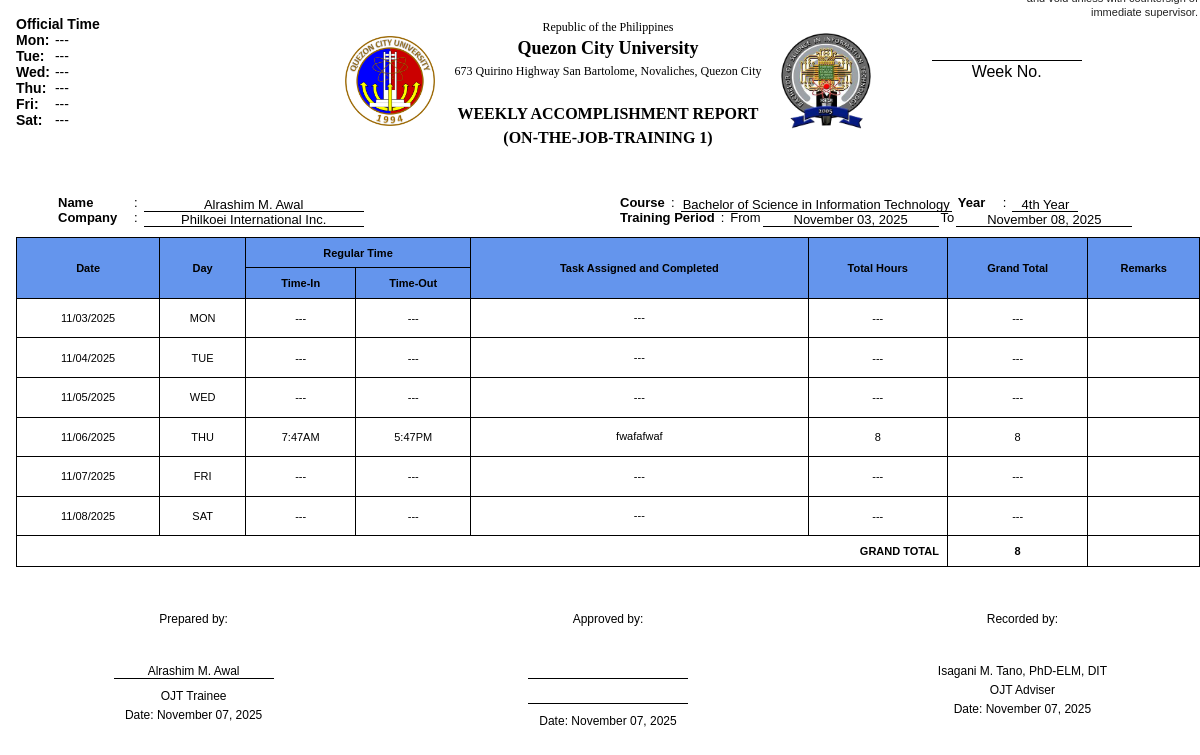
Screenshot of /php/viewform.php (signed in) with the database file from the repository.
### tables this page shows
CREATE TABLE `weekly_accomplishments` (
  `id` int(11) NOT NULL,
  `users_user_id` int(11) DEFAULT NULL,
  `date_record` date NOT NULL,
  `time_in` varchar(10) NOT NULL,
  `time_out` varchar(10) NOT NULL,
  `task_completed` text NOT NULL,
  `total_hours` decimal(5,2) DEFAULT 0.00,
  `grand_total` decimal(5,2) DEFAULT 0.00,
  `total` decimal(10,2) NOT NULL DEFAULT 0.00,
  `last_updated_at` datetime DEFAULT NULL
);

CREATE TABLE `student_info` (
  `student_id` int(11) NOT NULL,
  `users_user_id` int(11) NOT NULL,
  `student_fn` varchar(100) DEFAULT NULL,
  `student_mi` varchar(255) DEFAULT NULL,
  `student_ln` varchar(100) DEFAULT NULL,
  `student_course` varchar(50) DEFAULT '',
  `student_year` varchar(10) DEFAULT '',
  `company_name` varchar(100) DEFAULT '',
  `profile_picture` longblob DEFAULT NULL,
  `profile_picture_type` varchar(50) DEFAULT '',
  `created_at` timestamp NOT NULL DEFAULT current_timestamp(),
  `updated_at` timestamp NOT NULL DEFAULT current_timestamp() ON UPDATE current_timestamp()
);

### php/viewform.php (the view, shortened to what this page needs)
<?php
require_once "db.php";
$user_id = $_SESSION["user_id"];
$selectedWeek = isset($_GET["week"]) ? intval($_GET["week"]) : 0;
$selectedYear = isset($_GET["year"]) ? intval($_GET["year"]) : date('Y');
$approvedName = isset($_GET["approved_name"]) ? trim($_GET["approved_name"]) : '';
$approvedTitle = isset($_GET["approved_title"]) ? trim($_GET["approved_title"]) : '';
if ($selectedWeek === 0) {
    $selectedWeek = intval(date('W'));
    $selectedYear = intval(date('Y'));
}
$dateTime = new DateTime();
$dateTime->setISODate($selectedYear, $selectedWeek);
$monday = clone $dateTime;
$saturday = clone $dateTime;
$saturday->modify('+5 days');
$weekDates = [
    'MON' => $monday->format('Y-m-d'),
    'TUE' => (clone $monday)->modify('+1 day')->format('Y-m-d'),
    'WED' => (clone $monday)->modify('+2 days')->format('Y-m-d'),
    'THU' => (clone $monday)->modify('+3 days')->format('Y-m-d'),
    'FRI' => (clone $monday)->modify('+4 days')->format('Y-m-d'),
    'SAT' => (clone $monday)->modify('+5 days')->format('Y-m-d'),
];
$days = ['MON', 'TUE', 'WED', 'THU', 'FRI', 'SAT'];
$trainingFrom = $monday->format('F d, Y');
$trainingTo = $saturday->format('F d, Y');
$sql = "SELECT student_fn, student_mi, student_ln, company_name, student_course, student_year
    FROM student_info WHERE users_user_id = ?";
$stmt = $conn->prepare($sql);
$stmt->bind_param("i", $user_id);
$stmt->execute();
$result = $stmt->get_result();
$student = $result->fetch_assoc();
$name = "";
if (!empty($student)) {
    $name = $student['student_fn'];
    if (!empty($student['student_mi'])) {
        $name .= " " . strtoupper(substr($student['student_mi'], 0, 1)) . ".";
    }
    $name .= " " . $student['student_ln'];
}
$officialTimes = [
    'MON' => '',
    'TUE' => '',
    'WED' => '',
    'THU' => '',
    'FRI' => '',
    'SAT' => ''
];
$startDate = $weekDates['MON'];
$endDate = $weekDates['SAT'];
$officialSql = "SELECT ot.day_date, ot.day_time, ot.created_at
                FROM official_time ot
                WHERE ot.users_user_id = ?
                  AND (
                    (ot.day_date REGEXP '^[0-9]{4}-[0-9]{2}-[0-9]{2}$' AND ot.day_date BETWEEN ? AND ?) OR
                    (NOT (ot.day_date REGEXP '^[0-9]{4}-[0-9]{2}-[0-9]{2}$') AND ot.created_at BETWEEN ? AND ?)
                  )
                ORDER BY COALESCE(ot.day_date, ot.created_at) DESC";
$rows = [];
if ($ot = $conn->prepare($officialSql)) {
    $ot->bind_param('issss', $user_id, $startDate, $endDate, $startDate, $endDate);
    $ot->execute();
    $result = $ot->get_result();
    while ($r = $result->fetch_assoc()) $rows[] = $r;
} else {
    error_log("Failed to prepare officialSql: " . $conn->error);
}
foreach ($rows as $row) {
    $raw = trim($row['day_date']);
    $day = '';
    if (preg_match('/^[0-9]{4}-[0-9]{2}-[0-9]{2}$/', $raw)) {
        $dt = strtotime($raw);
        if ($dt === false) continue;
        $dateStr = date('Y-m-d', $dt);
        if ($dateStr < $startDate || $dateStr > $endDate) continue;
        $day = strtoupper(substr(date('D', $dt), 0, 3));
    } else {
        if ($raw !== '') {
            if (preg_match('/[0-9]/', $raw)) {
                $try = strtotime($raw);
                if ($try !== false) {
                    $dateStr = date('Y-m-d', $try);
                    if ($dateStr >= $startDate && $dateStr <= $endDate) {
                        $day = strtoupper(substr(date('D', $try), 0, 3));
                    } else {
                        $day = strtoupper(substr($raw, 0, 3));
                    }
                } else {
                    $day = strtoupper(substr($raw, 0, 3));
                }
            } else {
                $day = strtoupper(substr($raw, 0, 3));
            }
        }
    }
    if (array_key_exists($day, $officialTimes)) {
        $officialTimes[$day] = $row['day_time'];
    } else {
        error_log("Unmapped official_time row: raw='{$row['day_date']}', mapped='$day'");
    }
}
$sumGrandTotal = 0;
$entriesByDay = array_fill_keys($days, null);
$weeklySql = "SELECT wa.*
              FROM weekly_accomplishments wa
              WHERE wa.users_user_id = ?
              AND YEAR(wa.date_record) = ?
              AND WEEK(wa.date_record, 1) = ?
              ORDER BY wa.date_record ASC";
if ($stmt = $conn->prepare($weeklySql)) {
    $stmt->bind_param("iii", $user_id, $selectedYear, $selectedWeek);
    $stmt->execute();
    $result = $stmt->get_result();
    while ($row = $result->fetch_assoc()) {
        $dayDate = new DateTime($row['date_record']);
        $day = strtoupper($dayDate->format('D'));
        if (!empty($row['time_in']) && !empty($row['time_out'])) {
            $timeIn = strtotime($row['time_in']);
            $timeOut = strtotime($row['time_out']);
            $totalHours = ($timeOut - $timeIn) / 3600;
            $intHours = (int) floor($totalHours);
            if ($intHours > 8) $intHours = 8;
            $row['total_hours'] = $intHours;
            $row['grand_total'] = $row['total_hours'];
            $sumGrandTotal += $row['grand_total'];
        } else {
            $row['total_hours'] = 0;
            $row['grand_total'] = 0;
        }
        $entriesByDay[$day] = $row;
    }
} else {
    error_log("Failed to prepare statement: " . $conn->error);
}
function safe($v) { return htmlspecialchars((string)$v ?? '', ENT_QUOTES, 'UTF-8'); }
function formatTime($time) {
    if ($time === null || empty($time) || $time === '00:00:00' || $time === 'null') {
        return '---';
    }
    return date('g:iA', strtotime($time));
}
?>
<?php
$isAjax = isset($_SERVER['HTTP_X_REQUESTED_WITH']) && strtolower($_SERVER['HTTP_X_REQUESTED_WITH']) === 'xmlhttprequest';
if (!$isAjax): ?>
<!DOCTYPE html>
<html>
<head>
    <link rel="stylesheet" href="css/viewform.css?v=<?php echo time(); ?>">
</head>
<body>
<?php endif; ?>
<?php $isPrint = isset($_GET['print']) && $_GET['print'] == '1'; ?>
<div class="viewform-container">
    <div class="header-container" style="display: flex; justify-content: center; align-items: center; gap: 20px; position: relative;">
  <div class="official-time" style="position: absolute; left: 0; top: 0; font-size: 14px; text-align: left;">
    <p><b>Official Time</b></p>
    <div style="display: flex; gap: 20px;">
        <div>
            <?php
            foreach ($officialTimes as $day => $time):
                $displayDay = ucfirst(strtolower($day));
                $raw = trim($time);
                if ($raw === '') {
                    $sep = '---';
                    $sepClass = 'ot-sep placeholder';
                }
            ?>
                <p>
                    <span class="ot-day"><?= $displayDay ?>:</span>
                    <span class="ot-time">
                        <span class="<?= $sepClass ?>"><?= $sep ?></span>
                    </span>
                </p>
            <?php endforeach; ?>
        </div>
    </div>
  </div>
  <div class="header-logo">
    <img src="img/qcu.png" alt="QCU Logo" style="width: 90px; height: auto;">
  </div>
  <div class="header-text" style="text-align: center;">
    <h3>Republic of the Philippines</h3>
    <h1>Quezon City University</h1>
    <h3>673 Quirino Highway San Bartolome, Novaliches, Quezon City</h3><br>
    <h2>WEEKLY ACCOMPLISHMENT REPORT</h2>
    <h2>(ON-THE-JOB-TRAINING 1)</h2>
  </div>
  <div class="header-logo">
    <img src="img/it.png" alt="IT Logo" style="width: 90px; height: auto;">
  </div>
</div>
<br>
<div class="header-section" style="position: relative;">
  <div id="week-number">
  <div style="min-width: 150px;">
    <div style="border-top: 1px solid black; padding-top: 2px;">
      Week No.
    </div>
  </div>
</div>
<div class="header-info-grid">
  <div class="info-left">
    <div class="info-row">
        <label>Name</label>
        <span class="sep"> : </span>
        <span class="underline"><?= safe($name) ?></span>
    </div>
    <div class="info-row">
        <label>Company</label>
        <span class="sep"> : </span>
        <span class="underline small company-underline"><?= safe($student['company_name'] ?? '') ?></span>
    </div>
  </div>
  <div class="info-right">
    <div class="info-row">
        <label>Course</label>
        <span class="sep"> : </span>
        <span class="underline small"><?= safe($student['student_course'] ?? '') ?></span>
        <label class="inline-year">Year</label>
        <span class="sep"> : </span>
        <span class="underline tiny"><?= safe($student['student_year'] ?? '') ?></span>
    </div>
    <div class="info-row">
        <label>Training Period</label>
        <span class="sep"> : </span>
        From <span class="underline small"><?= safe($trainingFrom) ?></span>
        To <span class="underline small"><?= safe($trainingTo) ?></span>
    </div>
  </div>
</div>
  <div class="warning-text">
  </div>
<table>
  <tr>
    <th rowspan="2">Date</th>
    <th rowspan="2">Day</th>
    <th colspan="2" class="regular-time">Regular Time</th>
    <th rowspan="2">Task Assigned and Completed</th>
    <th rowspan="2">Total Hours</th>
    <th rowspan="2">Grand Total</th>
    <th rowspan="2">Remarks</th>
  </tr>
  <tr>
    <th class="time-in">Time-In</th>
    <th class="time-out">Time-Out</th>
  </tr>
    <?php foreach ($days as $day) {
        $dateStr = $weekDates[$day] ?? '';
        $entry = $entriesByDay[$day] ?? null;
        $timeIn = $entry['time_in'] ?? null;
        $timeOut = $entry['time_out'] ?? null;
        $taskCompleted = $entry['task_completed'] ?? null;
        $totalHours = $entry['total_hours'] ?? null;
        $grandTotal = $entry['grand_total'] ?? null;
    ?>
    <tr>
        <td><?= empty($dateStr) ? '' : safe(date('m/d/Y', strtotime($dateStr))) ?></td>
        <td><?= $day ?></td>
        <td><?= formatTime($timeIn) ?></td>
        <td><?= formatTime($timeOut) ?></td>
        <td class="task-cell">
            <?= empty($taskCompleted) ? '---' : nl2br(safe($taskCompleted)) ?>
        </td>
    <td><?= $totalHours !== null ? safe(intval($totalHours)) : '---' ?></td>
    <td><?= $grandTotal !== null ? safe(intval($grandTotal)) : '---' ?></td>
        <td></td>
    </tr>
    <?php } ?>
  <tr>
    <td colspan="6" style="text-align: right; font-weight: bold;">GRAND TOTAL</td>
    <td><?= safe(intval($sumGrandTotal)) ?></td>
    <td></td>
  </tr>
</table>
<div class="signature-container"<?php if ($isPrint) echo ' style="margin-top:18px;margin-bottom:0;"'; ?>>
    <div class="signature-block">
        <p class="bold">Prepared by:</p>
        <br><br>
        <?php if (isset($isPrint) && $isPrint): ?>
        <p class="bold" style="margin: 0; border-bottom: none;"><?= htmlspecialchars($name) ?></p>
        <?php else: ?>
        <p class="line-field bold"><?= htmlspecialchars($name) ?></p>
        <?php endif; ?>
        <p>OJT Trainee</p>
    <p>Date: <?php if (isset($isPrint) && $isPrint): ?><span><?= htmlspecialchars(date('F d, Y', strtotime($weekDates['FRI']))) ?></span><?php else: ?><span contenteditable="true"><?= htmlspecialchars(date('F d, Y', strtotime($weekDates['FRI']))) ?></span><?php endif; ?></p>
    </div>
    <div class="signature-block">
        <p class="bold">Approved by:</p>
        <br><br>
        <?php if (isset($isPrint) && $isPrint): ?>
        <p class="bold" style="margin: 0; border-bottom: none;">
        <?php else: ?>
        <p contenteditable="true" class="line-field bold" data-placeholder="Type name here...">
        <?php endif; ?><?= $approvedName !== '' ? htmlspecialchars($approvedName) : '' ?></p>
        <?php if (isset($isPrint) && $isPrint): ?>
        <p class="" style="margin: 0; border-bottom: none;">
        <?php else: ?>
        <br>
        <p contenteditable="true" class="line-field" data-placeholder="Type title here...">
        <?php endif; ?><?= $approvedTitle !== '' ? htmlspecialchars($approvedTitle) : '' ?></p>
    <p>Date: <?php if (isset($isPrint) && $isPrint): ?><span><?= htmlspecialchars(date('F d, Y', strtotime($weekDates['FRI']))) ?></span><?php else: ?><span contenteditable="true"><?= htmlspecialchars(date('F d, Y', strtotime($weekDates['FRI']))) ?></span><?php endif; ?></p>
    </div>
    <div class="signature-block">
        <p class="bold">Recorded by:</p>
        <br><br>
        <p class="bold">Isagani M. Tano, PhD-ELM, DIT</p>
        <p>OJT Adviser</p>
    <p>Date: <?php if (isset($isPrint) && $isPrint): ?><span><?= htmlspecialchars(date('F d, Y', strtotime($weekDates['FRI']))) ?></span><?php else: ?><span contenteditable="true"><?= htmlspecialchars(date('F d, Y', strtotime($weekDates['FRI']))) ?></span><?php endif; ?></p>
    </div>
</div>
<?php if (!$isAjax): ?>
</body>
</html>
<?php endif; ?>

### php/viewform.php (style rules this page uses)
#week-number { position: absolute; right: 15%; top: -130px; text-align: center; min-width: 150px; z-index: 20; }
@media (max-width: 1200px) { #week-number { right: 10%; top: -120px; } }

### rows the page displays
weekly_accomplishments: date_record "Thu", dateStr "11/06/2025", day "THU", time_in "7:47AM", time_out "5:47PM", task_completed "fwafafwaf", total_hours "8", grand_total "8"
student_info: safe($name) "Alrashim M. Awal", company_name "Philkoei International Inc.", student_course "Bachelor of Science in Information Technology", student_year "4th Year", name "Alrashim M. Awal"

### other values shown
$displayDay "Mon"
$sep "---"
$displayDay "Tue"
$displayDay "Wed"
$displayDay "Fri"
$displayDay "Sat"
safe(date('m/d/Y', strtotime($dateStr))) "11/03/2025"
$day "MON"
formatTime($timeIn) "---"
formatTime($timeOut) "---"
safe(date('m/d/Y', strtotime($dateStr))) "11/04/2025"
$day "TUE"
safe(date('m/d/Y', strtotime($dateStr))) "11/05/2025"
$day "WED"
safe(date('m/d/Y', strtotime($dateStr))) "11/07/2025"
